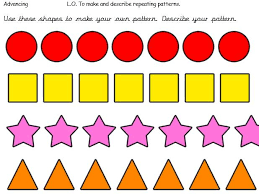
#> input picture myphoto.png, 259 x 194 px
$ python template_matching.py   (Python 2 division)
#> lines starting #> are read from the running program, lines starting #| are printed output that depends on the picture

import cv2
import numpy as np
count=[0 ,0 ,0,0]
threshold=[0.9,0.9,0.85,0.9]
img_bgr= cv2.imread('myphoto.png')
#> img_bgr is the input picture: shape (194, 259, 3); mean B, G, R 170.6, 196.2, 236.9
img_gray=cv2.cvtColor(img_bgr, cv2.COLOR_BGR2GRAY)
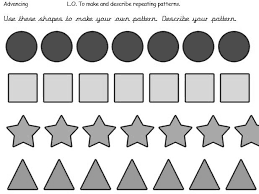
#> img_gray: shape (194, 259); min 0, max 255, mean 205.5

#template=cv2.imread('template3.png',cv2.IMREAD_GRAYSCALE)
#w,h=template.shape[::-1]
templates = [ cv2.imread('template'+str(i)+'.png',cv2.IMREAD_GRAYSCALE) for i in range(1,5) ]
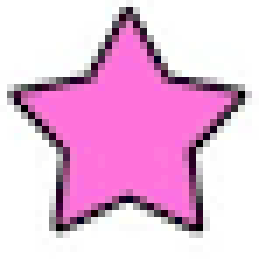
#> input picture template3.png, 37 x 37 px (shown 7 times larger)
#> templates = 4 items
#> (the run stopped early here; a loop or call above may not have finished)
